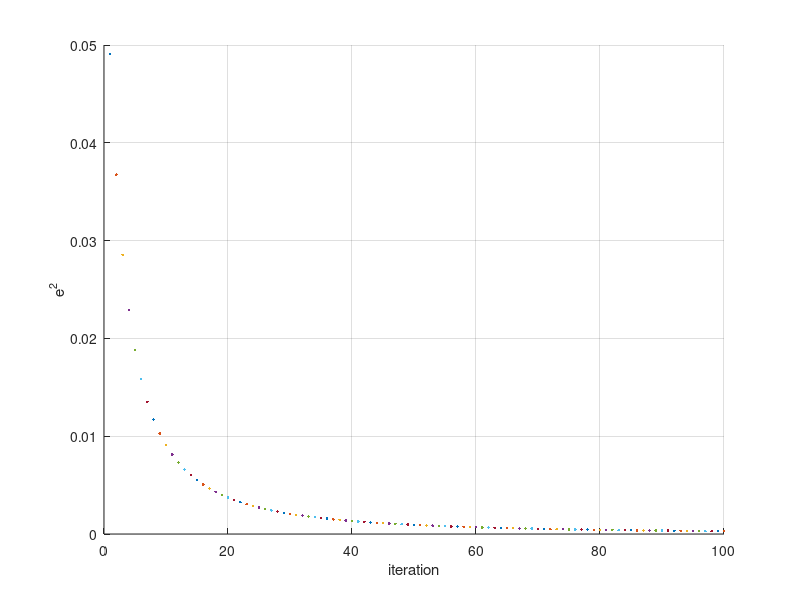

Here is the MATLAB script that generated this plot:

 % xor gate 
 
x1 = [.1 .9 .1 .9];
x2 = [1 .9 .9 .1];
y_d = [1 0 0 1];
w1 =rand(2,2);
w2 = rand(2,2);


b1 = rand(1,1);

b2 = rand(1,1);
b3 = rand(1,1);
b4 = rand(1,1);

 eta = 0.5;
 temp = 0;

for i = 1:100
    
   for j = 1 :1
      
      %calculate net input for hidden layer 
       h1 = x1(j)*w1(1) + x2(j) *w1(2)+b1;
       y1 = 1./(1+exp(-h1));
       
       h2 = x1(j)*w1(3) + x2(j) *w1(4)+b2;
       y2 = 1./(1+exp(-h2));
       
       %calculate net input for outer layer
       o1 = y1*w2(1) + y2*w2(2) + b3;
       yy1 = 1./(1+exp(-o1));
       
       o2 = y1*w2(3) + y2*w2(4)+b4;
       yy2 = 1./(1+exp(-o2));
       e=[];
       e1=y_d(j)-yy1;
       e2=y_d(j)-yy2;
       e=(e1+e2)/2;
       hold on 
       xlabel('iteration');
       ylabel('e^2');
       plot(i,e^2,'.');
       grid on
      
         %if target value equal to output layer than stop
       if(yy1 == y_d(j) && yy2 == y_d(j))         
          temp = 1;
          
       else if(e <0.001)
               temp = 1;
          
           else 
           % update weights outer layer
           w2(1) = w2(1) + eta*((y_d(j) - yy1) * (1 - yy1) *yy1 *y1);
           w2(2) = w2(2) + eta*((y_d(j) - yy1) * (1 - yy1) *yy1 *y2);
           w2(3) = w2(3) + eta*((y_d(j) - yy2) * (1 - yy2) *yy2 *y1);
           w2(4) = w2(4) + eta*((y_d(j) - yy2) * (1 - yy2) *yy2 *y2);
           b3    = b3   + eta*(y_d(j) - yy1);
           b4    =  b4    +eta*(y_d(j) - yy2);
           
           %update weights for hidden layer
           w1(1) = w1(1) + eta*((1-y1)*y1*x1(j));
           w1(2) = w1(2) + eta *((1-y1)*y1*x2(j));
           w1(3) = w1(3) + eta *((1-y2)*y2*x1(j));
           w1(4) = w1(4) + eta *((1-y2)*y2*x2(j));
           b1    = b1+eta*x1(j);
            b2   = b2 +eta*x2(j); 
           end
       end
   end    
   if(temp == 1)
       disp('complete');
       break;
   end    
end
disp('w1');
disp(w1);
disp('w2');
disp(w2);